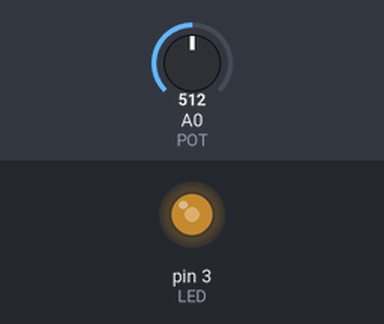
A sketch run on a simulated Arduino Uno, built with avr-gcc and run on an emulated ATmega328P. On the bench: output pins drawn as LEDs (lit = HIGH). Inputs (shaded band) come from the test bench; at power-on: A0 (POT) = 512.

Above: at 1.2 s.
1.3 s: A0 (POT) set to 716
At 2.5 s:
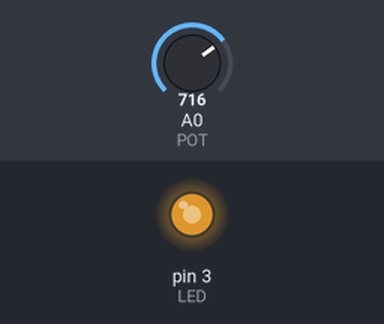
2.8 s: A0 (POT) set to 900
At 3.8 s:
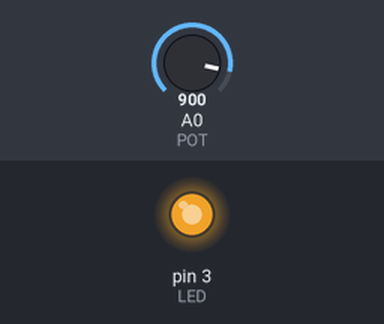
4.3 s: A0 (POT) set to 122
At 5.0 s:
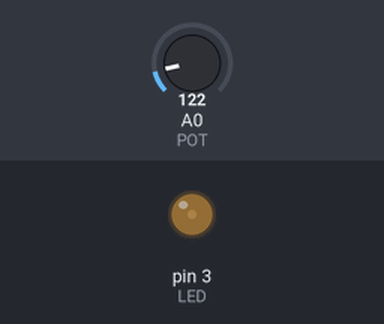
5.8 s: A0 (POT) set to 0
At 6.1 s:
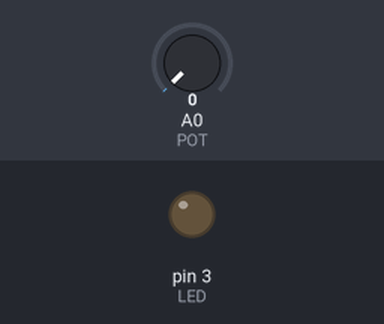
7.3 s: A0 (POT) set to 511
At 8.5 s:
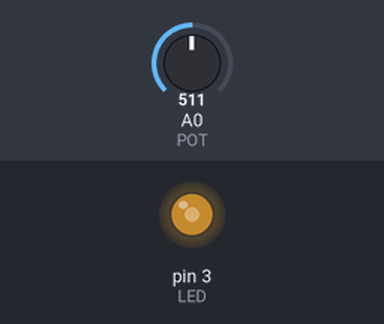
Timing chart, 0 to 9.8 s (numbered marks = the images above; inputs shaded):
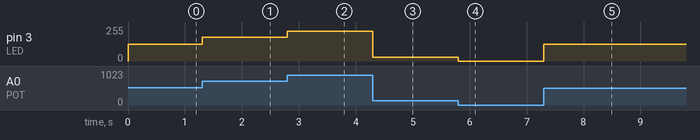

Measured:
- after the input at 1.3 s, pin 3 (LED): 127/255 → 178/255 at once
- after the input at 2.8 s, pin 3 (LED): 178/255 → 224/255 at once
- after the input at 4.3 s, pin 3 (LED): 224/255 → 30/255 at once
- after the input at 5.8 s, pin 3 (LED): 30/255 → 0/255 at once
- after the input at 7.3 s, pin 3 (LED): 0/255 → 127/255 at once

The sketch:

Intensidad_de_un_led_con_Pot_y_PWM.ino
```cpp
/*
 * Fundacion Kinal
 * Centro educativo tecnico laboral Kinal
 * Perito en electonica
 * Quinto perito
 * EB5AM
 * Taller de electronica digital y reparacion de computadoras
 * Nombre: Cristian Estuardo Orellana Dieguez
*/

#define LED 3
#define POT A0

void setup() {
 pinMode(LED,OUTPUT);
 pinMode(POT,INPUT);
}

void loop() {
  int intensidad;
 intensidad = map(analogRead(POT), 0, 1023, 0, 255);
  analogWrite(LED,intensidad);
}
```
